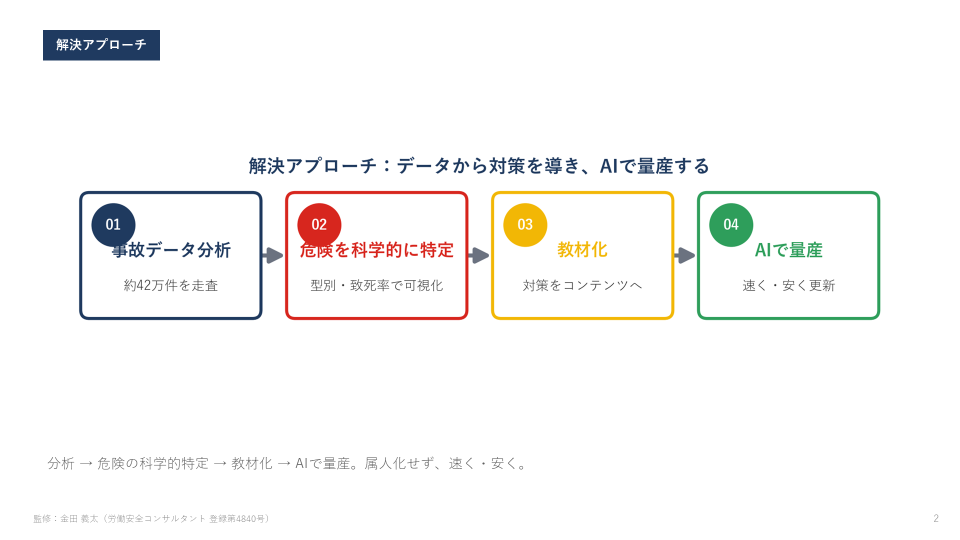
#> input picture qa_prop/r2_slide03.png, 1920 x 1080 px, given in place of r4_slide09.png, which was not available (shown at 1/2 size)
$ python _qa4_crop2.py
#> lines starting #> are read from the running program, lines starting #| are printed output that depends on the picture; pictures that were not available may be replaced by others from this repository, and a replacement may not be noted
# -*- coding: utf-8 -*-
from PIL import Image
import os
BASE=r"C:\Users\kanet\20260522\safe1\qa_prop"
for s in (9,10):
    im=Image.open(os.path.join(BASE,"r4_slide%02d.png"%s))
#> im is the input picture: PIL image 1920x1080 RGB; mean R, G, B 248.2, 247.7, 246.6
    w,h=im.size
#> w = 1920; h = 1080
    # just the 4-row table body, left half
    im.crop((0,int(h*0.50),int(w*0.55),int(h*0.92))).save(os.path.join(BASE,"r4_s%02d_tblL.png"%s))
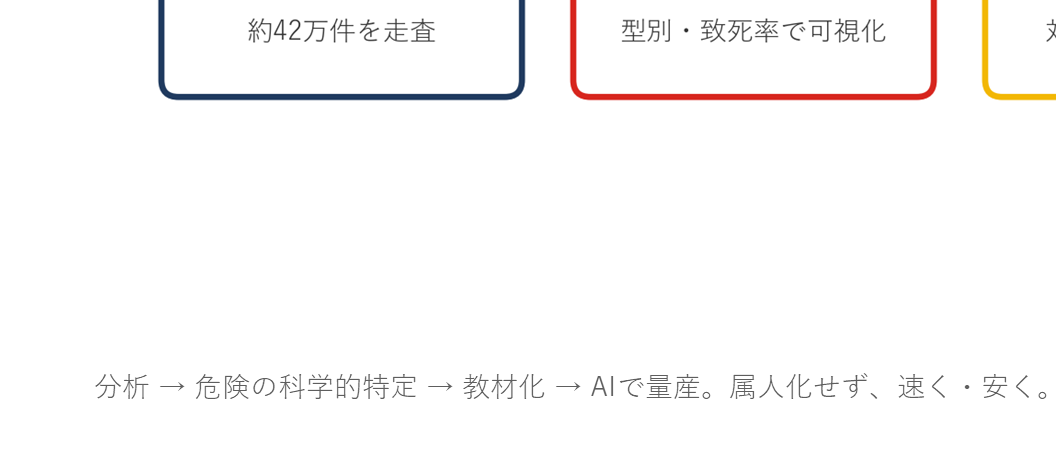
#> saved as r4_s09_tblL.png: PIL image 1056x453 RGB; mean R, G, B 251.2, 250, 249.8
    im.crop((int(w*0.45),int(h*0.50),w,int(h*0.92))).save(os.path.join(BASE,"r4_s%02d_tblR.png"%s))
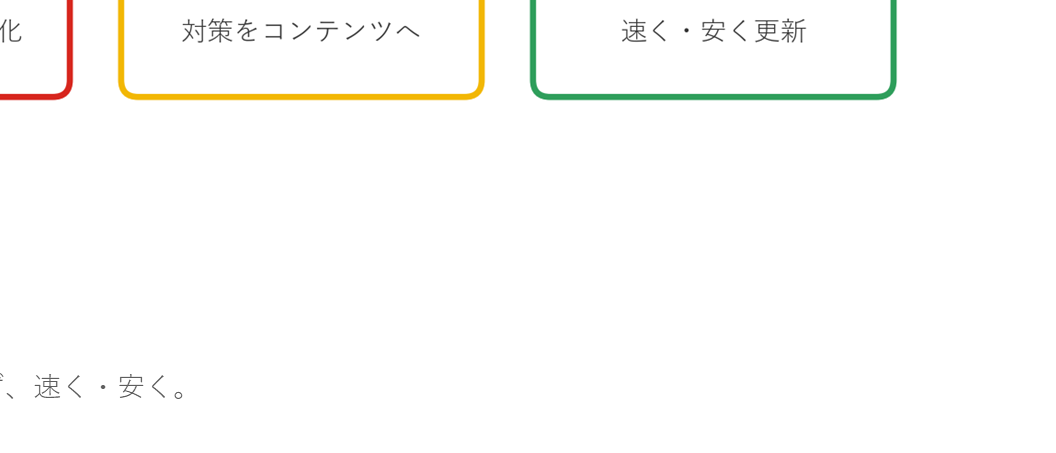
#> saved as r4_s09_tblR.png: PIL image 1056x453 RGB; mean R, G, B 252.6, 252.6, 250.9
#> pass 2 of the loop `for s in (9,10):`:
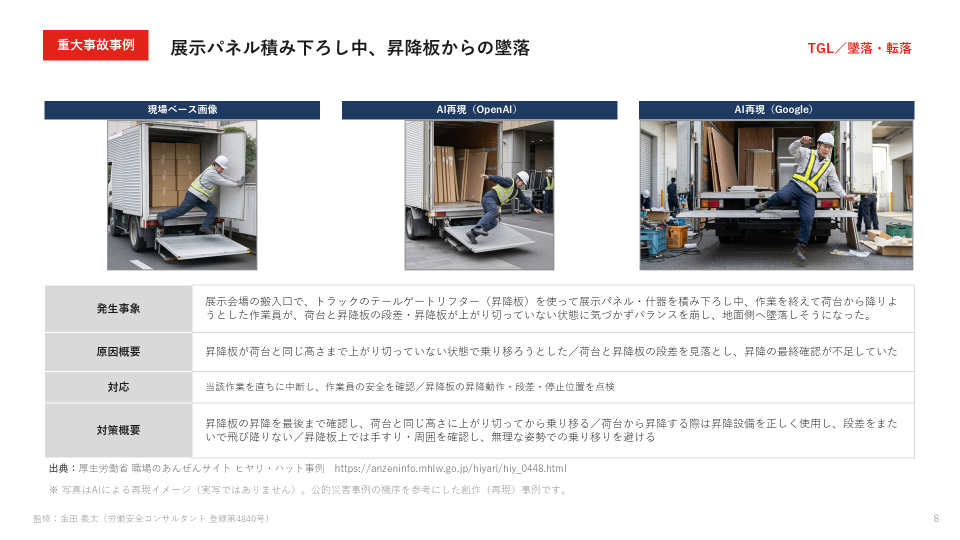
#> input picture qa_prop/r2_slide09.png, 1920 x 1080 px, given in place of r4_slide10.png, which was not available (shown at 1/2 size)
#> im is the input picture: PIL image 1920x1080 RGB; mean R, G, B 220.2, 219.3, 219.8
#> `im.crop((0,int(h*0.50),int(w*0.55),int(h*0.92))).save(os.path.join(BAS..`:
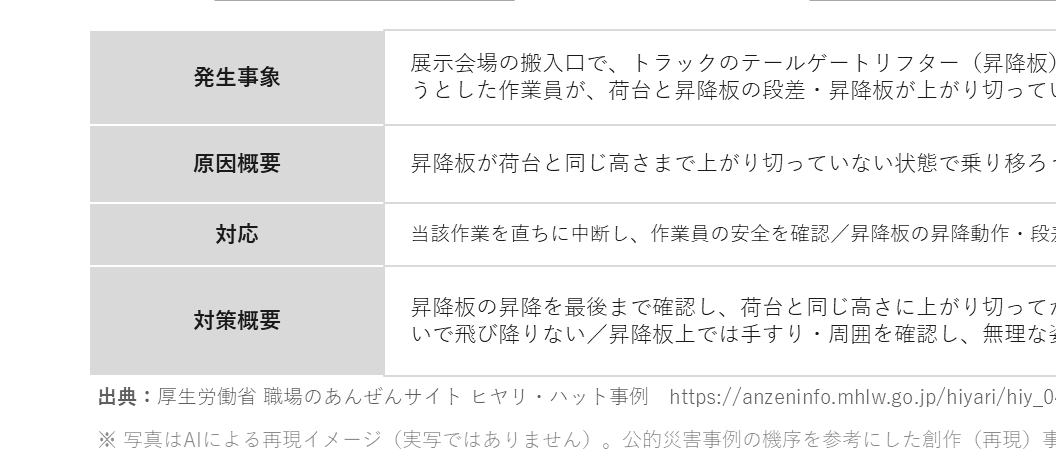
#> saved as r4_s10_tblL.png: PIL image 1056x453 RGB; min 26, max 255, mean 238.8
#> `im.crop((int(w*0.45),int(h*0.50),w,int(h*0.92))).save(os.path.join(BAS..`:
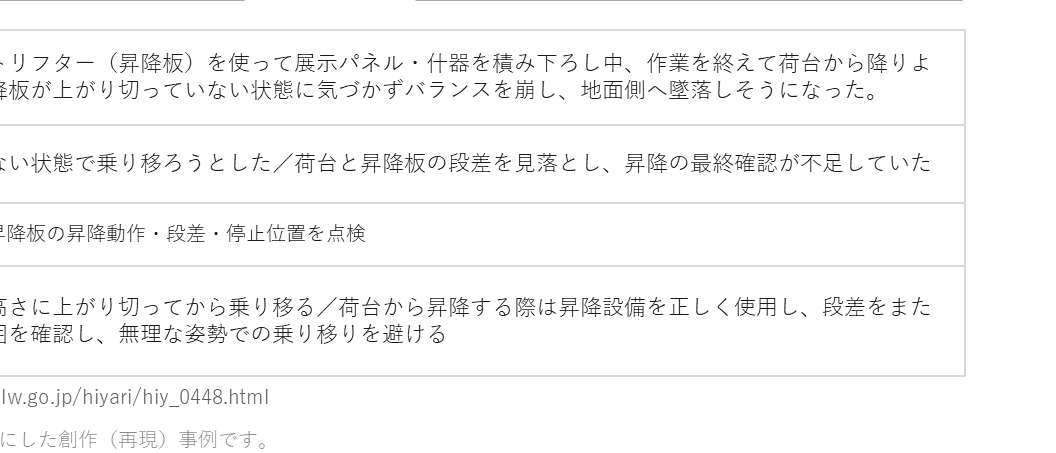
#> saved as r4_s10_tblR.png: PIL image 1056x453 RGB; min 26, max 255, mean 247.7
print("OK")
